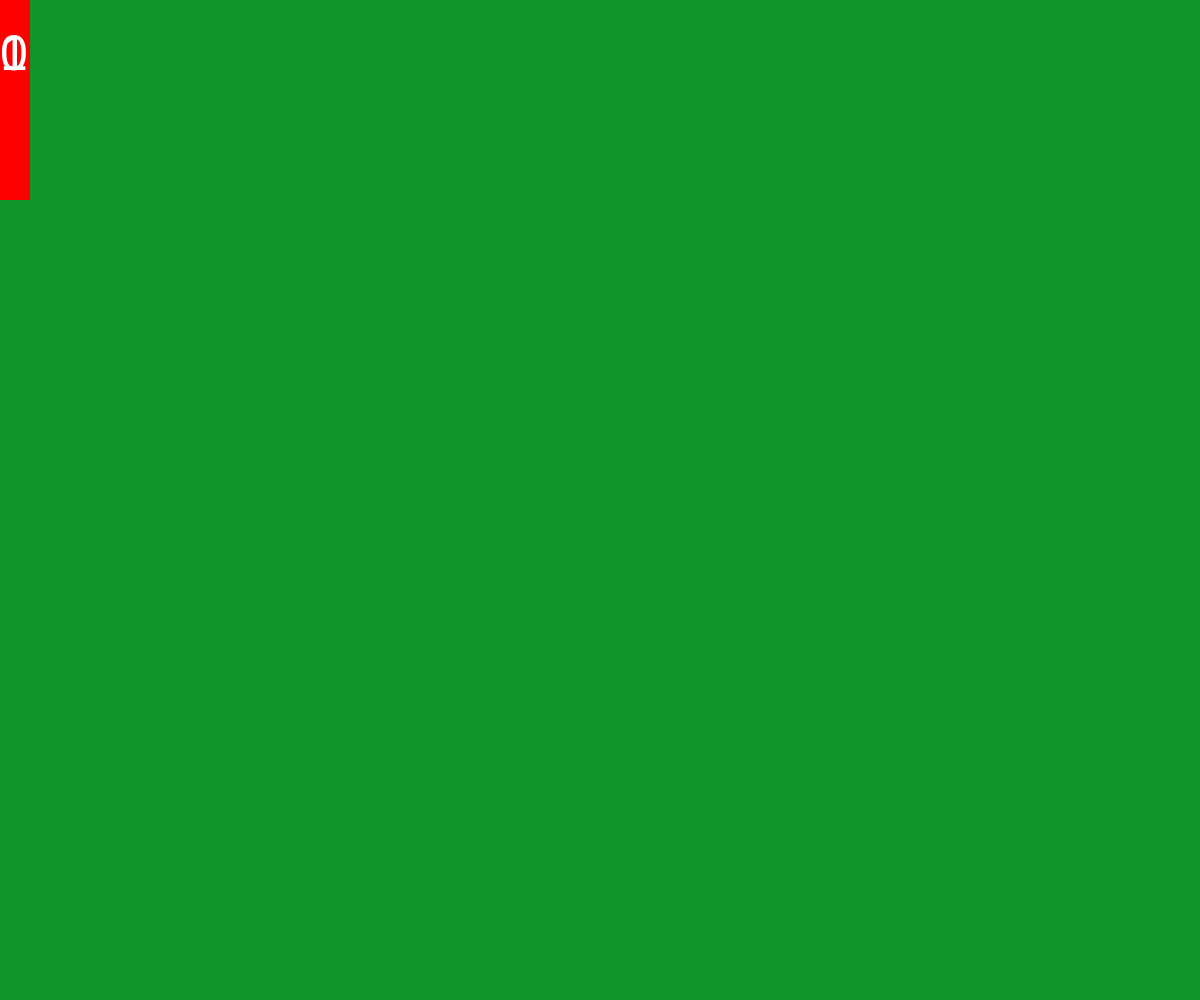
Frame 1 (no input)
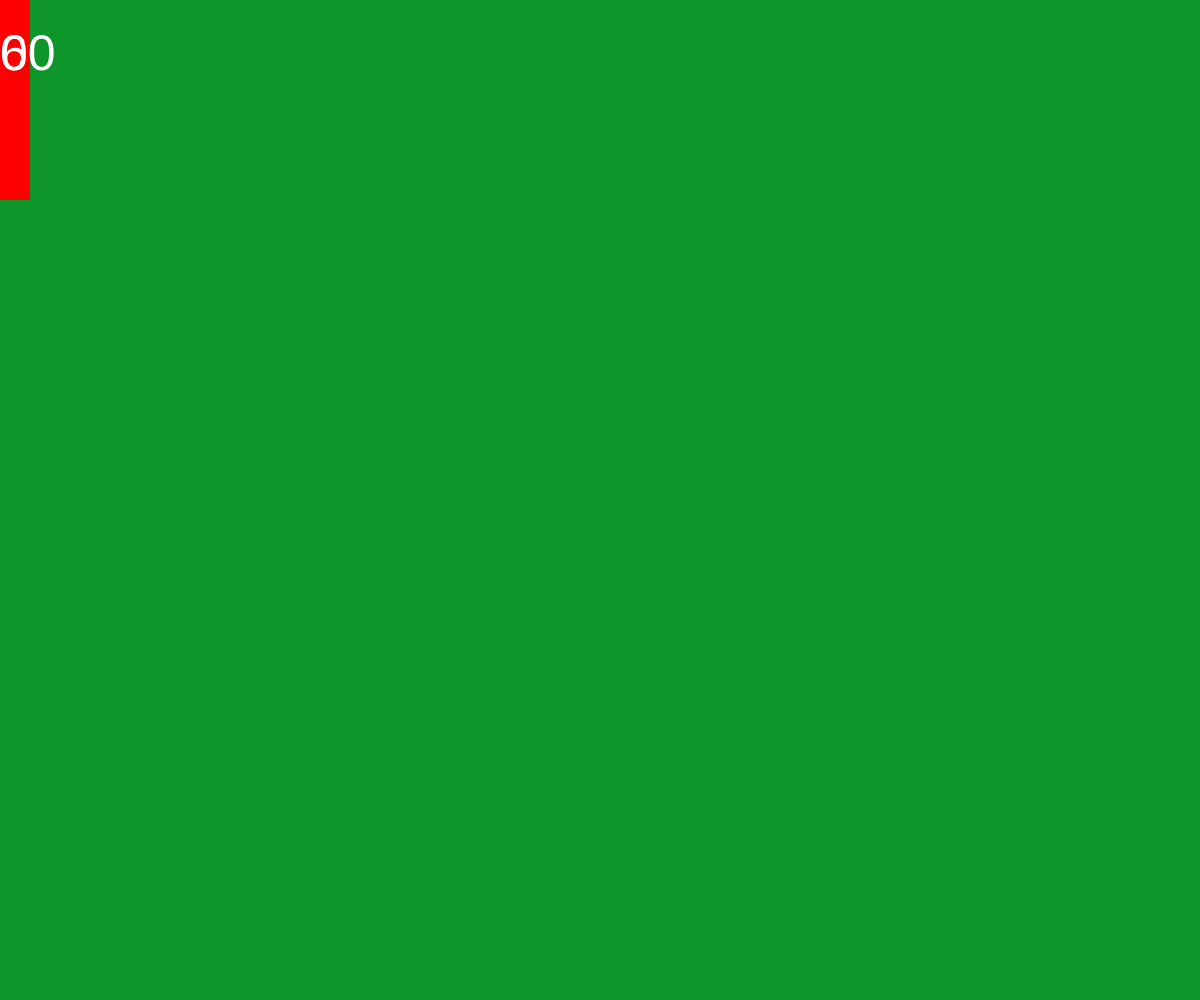
Frame 60 (no input)
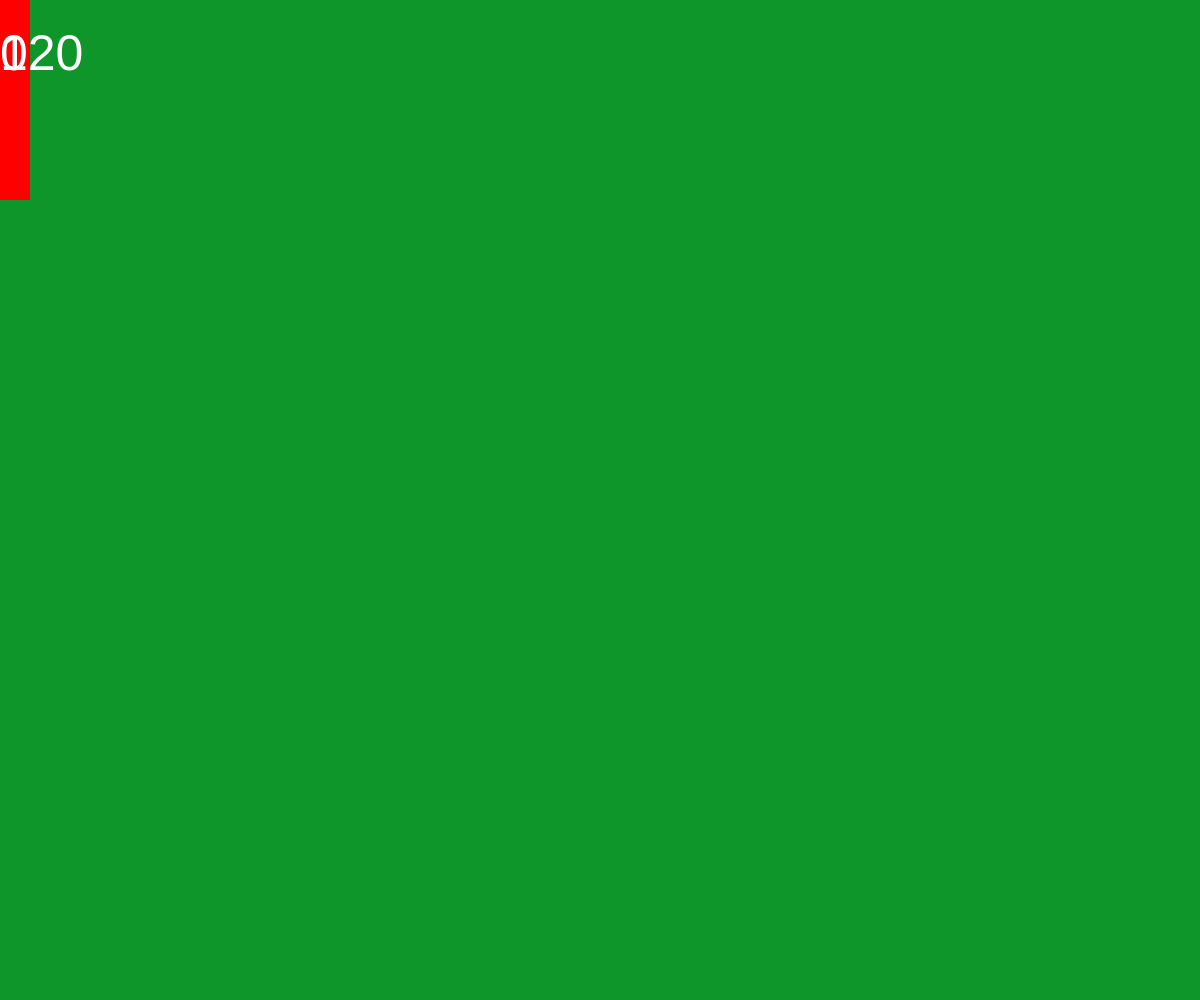
Frame 120 (the mouse pressed at the canvas centre since frame 60)

The p5.js sketch that drew these frames (run headless with seeded random() and noise() and a simulated clock; from frame 60 on, the mouse is pressed at the canvas centre):

// p5.js sketch
// ── sketch.js
let ball;
let p1;
let p2; 

function setup() { 
	createCanvas(windowWidth,windowHeight);
	p1 = new Paddle(1, color('red'));
	p2 = new Paddle(2, color('blue'));
	ball = new Ball();
}

function draw() {
	//noStroke();
	background('#0f962b');	
	drawLine();
	ball.draw();
	ball.move();
	if (ball.collision(p1) || ball.collision(p2)) {
		ball.move();
	}
	const checkScore = ball.checkScore();
	if (checkScore===2) {
		p2.updateScore();
	}else if (checkScore===1) {
		p1.updateScore();
	}
	p1.draw();
	p2.draw();
	if (keyIsPressed) {
		if (keyIsDown(87)) {
			p1.move(-1);
		}
		if (keyIsDown(83)){
			p1.move(1);
		}
		if (keyIsDown(UP_ARROW)){
			p2.move(-1);
		}
		if (keyIsDown(DOWN_ARROW)){
			p2.move(1);
		}
	}
	showScore();
}

function mouseClicked(){

}

const drawLine= function(){
	stroke('#fff');
	strokeWeight(4);
	line(width/2,0,width/2,height);
}

const showScore = function(){
	fill('#fff');
	textSize(50);
	text(p1.getScore(),width*0.25,70);
	text(p2.getScore(),width*0.75,70);
}

const getColor= function(){

	return color(Math.floor(random(0,255)),Math.floor(random(0,255)),Math.floor(random(0,255)));
}
// ── Ball.js
const Ball=function(){
	const r= 20;
	let x= Math.floor(width/2);
	let y= Math.floor(height/2);
	let stepX = 5;
	let stepY = 2;
	let color = getColor();

	const reset = function(){
		x= Math.floor(width/2);
		y= Math.floor(height/2);
		stepX=5;
		stepX*=Math.round(Math.random())*2-1;
		stepY*=Math.round(Math.random())*2-1;
		
	}

	const edge = function(){
		if(x-r<=0 || x+r>=width) {
			//color = getColor();
			
		}

		if(y-r<=0 || y+r>=height){
			color = getColor();
			stepY*=-1;
		}
	}

	const checkScore =function(){
		if (x - r <=0) {
			reset();
			return 2;
		}
		if (x+r>=width) {
			reset();
			return 1;
		}
		return 0;
	}

	const move = function(){
		x += stepX;
		y += stepY;
		edge();
	}

	const collision = function(player){
		let dx = Math.abs(x - player.getX() - player.getW()/2);
		let dy = Math.abs(y - player.getY() - player.getH()/2);
		if (dx > player.getW() / 2 + r || dy > player.getH() / 2 + r) {
			return false;
		}
		if (dx <= player.getW() / 2 || dy<= player.getH() / 2){
			//color = getColor();
			if (stepX>0) {
				stepX++;
			}else{
				stepX--;
			}
			stepX*=-1;
			return true;
		}
	}

	const draw = function(){
		noStroke();
		ellipseMode(CENTER);
		fill(color);
		ellipse(x,y,r*2,r*2);
	}

	return {
		draw, move, collision, checkScore,
	}
}
// ── Paddle.js
const Paddle = function(player, color){
	const c = color;
	const w = 30;
	const h = 200;
	const p = player;
	const x = p === 1 ? 0 : width - w
	const speed = 8;
	const UP = -1;
	const DOWN = 1;
	let y = Math.floor(height/2);
	let score = 0;

	const getX = function (){
		return x;
	}

	const getY = function(){
		return y;
	}

	const getW = function (){
		return w;
	}

	const getH = function (){
		return h;
	}

	const getScore = function(){
		return score;
	}

	const move = function(dir){
		if (edge(dir)) {
			y+=(speed*dir);
		}		
	}

	const edge = function(dir){
		return(dir === UP && y > 0 || dir === DOWN && y < height - h);
	}

	const updateScore = function(){
		console.log(score);
		score++;
	}

	const draw =function(){
		noStroke();
		rectMode(CORNER);
		fill(c);
		rect(x,y,w,h);
	}

	return {
		draw,
		move,
		getX,
		getY,
		getH,
		getW,
		getScore,
		updateScore,
	}
}
// ── sketch - copia.js
let x=0;
const balls = [];

let height=0;
let width=0;

function setup() { 
	height=windowHeight;
	width=windowWidth-10;
	createCanvas(width,height);
	/*for(let i=0;i<20;i++){
		let ball={
			x: Math.floor(random(20,width)),
			y: Math.floor(random(20,height)),
			d: Math.floor(random(20,100)),
			r: Math.floor(random(0,255)),
			g: Math.floor(random(0,255)),
			b: Math.floor(random(0,255))
		}
		balls.push(ball);
	}*/
	//frameRate(5);
}

function draw() {
	//x++;
	noStroke();
	background('#fff');
	//fill('#00f');
	for(let i=0; i<balls.length;i++){
		fill(balls[i].r,balls[i].g,balls[i].b);
		ellipse(balls[i].x,balls[i].y,balls[i].d,balls[i].d);
		/*balls[i].x+=Math.floor(random(-1,2));
		balls[i].y+=Math.floor(random(-1,2));*/
		balls[i].y+= balls[i].rebote;
		if ((balls[i].y+balls[i].d/2)>height) {
			balls[i].rebote*=-1;
		}else if((balls[i].y-balls[i].d/2)<0){
			balls[i].rebote*=-1;
		}
		
	}	
	/*console.log(balls);
	noLoop();*/
	
}

function mouseClicked(){
	let ball={
		//x: Math.floor(random(20,width)),
		x: mouseX,
		//y: Math.floor(random(20,height)),
		y: mouseY,
		d: Math.floor(random(20,100)),
		r: Math.floor(random(0,255)),
		g: Math.floor(random(0,255)),
		b: Math.floor(random(0,255)),
		rebote: Math.floor(random(2,20))
	}
	balls.push(ball);
}
